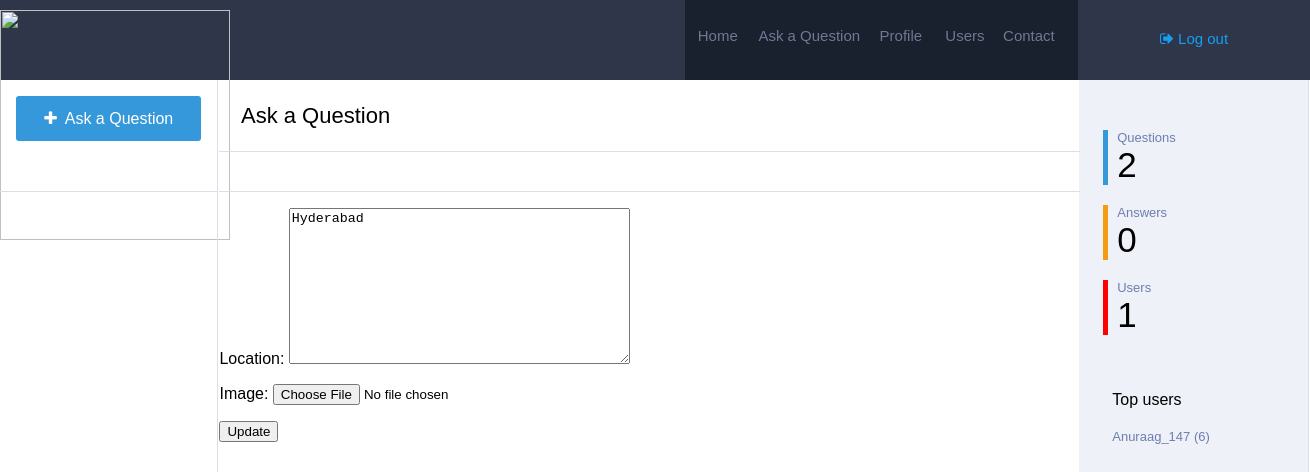
Screenshot of /profileupdate/1/ (signed in) with the database file from the repository.
### Main/models.py (models this page shows, shortened)
class Profile(models.Model):
	user=models.ForeignKey(settings.AUTH_USER_MODEL,on_delete=models.CASCADE)
	image=models.ImageField(upload_to=upload_location,null=True,blank=True,)
	location=models.TextField(default="Not mentioned")
	points=models.IntegerField(default=0)
	questions=models.IntegerField(default=0)
	answers=models.IntegerField(default=0)

### Main/views.py (the view)
# urls.py: url(r'^profileupdate/(?P<id>\d+)/$', views.Update_pro,name='profile_update'),
@login_required
def Update_pro(request, id):
  top = Profile.objects.all().order_by("-points")[:min(Profile.objects.count(),5)]
  profile = get_object_or_404(Profile,id=id)
  instance=get_object_or_404(Profile,id=id)
  if request.user == instance.user:
    form = Update(request.POST or None, request.FILES or None,instance=instance)
    if form.is_valid():
      instance=form.save(commit=False)
      instance.save()
      messages.success(request, "Saved")
      return HttpResponseRedirect('/')
    context={
      "instance":instance,
      "form":form,"q":Question.objects.count(),"a":Answer.objects.count(),"u":Profile.objects.count(),"top":top,
      "profile":profile
    }
    return render(request,"update.html",context)
  else:
    messages.error(request, "User unauthorized.")
    return HttpResponseRedirect('/')

### Main/forms.py
class Update(forms.ModelForm):
	class Meta:
		model = Profile
		fields=[
			"location",
			"image",
		]

### templates/update.html (shortened to what this page needs)
{% load staticfiles %}
<html>
<head>
<link rel='stylesheet' href='{% static "css/create.css" %}'>
<link rel="stylesheet" href="https://cdnjs.cloudflare.com/ajax/libs/font-awesome/4.7.0/css/font-awesome.min.css">
</head>
<body>
	<div class="navbar">
		<div class="logo">
		</div>
		<div class="search">
		</div>
		<div class="navlinks">
			<h6><a href="{% url "home" %}">Home</a></h6> <h6 style="width: 30%;"><a href="{% url "create" %}">Ask a Question</a></h6> <h6><a href="{% url "profile" id=profile.id %}">Profile</a></h6> <h6><a href="{% url "user" %}">Users</a></h6> <h6><a>Contact</a></h6>
		</div>
		<div class="login" style="font-size: 15px;">
			{% if request.user.is_authenticated %}
			<p><a href="{% url "logout" %}"><i class="fa fa-sign-out" aria-hidden="true"></i> Log out</a></p>
			{% else %}
			<p><a href="{% url "login" %}"><i class="fa fa-sign-in" aria-hidden="true"></i> Log in / Register</a></p>
			{%endif %}
		</div>
	</div>
	<div class="main">
		<div class="links">
			<div id="ask-cont">
			<a href="{% url "create" %}" style="text-decoration: none;"><p class="ask"><i class="fa fa-plus" aria-hidden="true"></i>&nbsp Ask a Question</p></a>
			</div>
		</div>
		<div class="content">
			<table style="width: 100%;border-spacing: 0px;min-height: 100%;">
				<tr>
			<td style="width:100%; float: left;">
				<div class="heading">
					<div class="tab">
						<p>Ask a Question</p>
					</div>
				</div>
			<div class="welcome">
				<div class="tab">
					<p>&nbsp</p>
				</div>
			</div>
			<div id="tab1" class="tabcontent">
				<form method="POST" action="" enctype='multipart/form-data'>
				{{ form.as_p }}
				<input type="submit" value='Update' class="btn btn-success btn-lg"/>
				</form>
			</div>
		</td>
			<td class="stats" style="padding-top: 30px;vertical-align: top;">
				<div class="bor" style="border-left-color: #3498db">
					<p class="stat_q">Questions</p>
					<p class="stat_a">{{ q }}</p>
				</div>
				<div class="bor" style="border-left-color: #f39c12;">
					<p class="stat_q">Answers</p>
					<p class="stat_a">{{ a }}</p>
				</div>
				<div class="bor" style="border-left-color: red;">
					<p class="stat_q">Users</p>
					<p class="stat_a">{{ u }}</p>
				</div>
				<div class="bor" style="border:none; padding-top: 40px;">
					<p>Top users</p>
					{% for obj in top %}
					<p class="stat_q"><a  href="{% url "profile" id=obj.id %}" style="color: #6f7daf;text-decoration: none;">{{ obj.user }} ({{obj.points}})</a></p>
					{% endfor %}
				</div>
			</td>
		</tr>
	</table>
		</div>
	</div>
</body>
</html>

### static/css/create.css (style rules this page uses)
body { min-width: 1300px; margin: 0px; font-family: sans-serif; }
.navbar { width: 100%; background-color: #2f364a; height:80px; }
.logo { float: left; width:10%; height:100%; }
.search { float: left; height: 100%; width: 42.3%; }
.navlinks { float: left; width:30%; background-color: #19202e; height:100%; }
.navlinks h6 { margin-top:27px; float: left; width:16%; text-align: center; margin-left: 0.3%; }
.navlinks h6 a { text-decoration: none; color: #6f7992; font-weight: normal; font-size:15px; }
.login { float: left; height: 100%; width: 17.7%; text-align: center; }
.login p { margin-top: 30px; }
.login a { text-decoration: none; color: #169ef2; }
.main { width: 100%; }
.links { float: left; top:80px; height: 100%; width:16.6%; }
.ask { margin-left: 7.5%; width:85%; height: 31px; border-style: none; border-radius: 3px; background-color: #3498db; color: white; padding-top: 14px; text-align: center; }
#ask-cont { border-bottom-style: solid; border-bottom-color: #dadfea; border-bottom-width: 1px; height:95px; }
.content { float: left; width: 83.2%; border-right-style: solid; border-right-color: #dadfea; border-right-width: 1px; border-left-style: solid; border-left-color: #dadfea; border-left-width: 1px; height: auto; }
.heading { padding-left: 2.5%; font-size: 22px; border-bottom-style: solid; border-bottom-color: #dadfea; border-bottom-width: 1px; margin-bottom: -1px; }
.welcome { padding-left: 2.5%; font-size: 14px; border-bottom-style: solid; border-bottom-color: #dadfea; border-bottom-width: 1px; }
.stats { background-color: #eef1f7; width:21%; }
.welcome p { width: 10%; text-align: center; margin-bottom: 0px; padding-bottom: 11px; cursor: pointer; margin-top: 0px; padding-top: 13px; }
.stat_q { font-size: 13px; margin-bottom: 0px; margin-top: 20px; color: #6f7daf; }
.stat_a { font-size: 35px; margin-top: 0px; margin-bottom: 0px; }
.bor { border-left-style: solid; border-left-width: 5px; padding-left: 4%; margin-left: 10%; }

### rows the page displays
Profile: location "Hyderabad", user "Anuraag_147", points "6"

### other values shown
{{ q }} "2"
{{ a }} "0"
{{ u }} "1"
